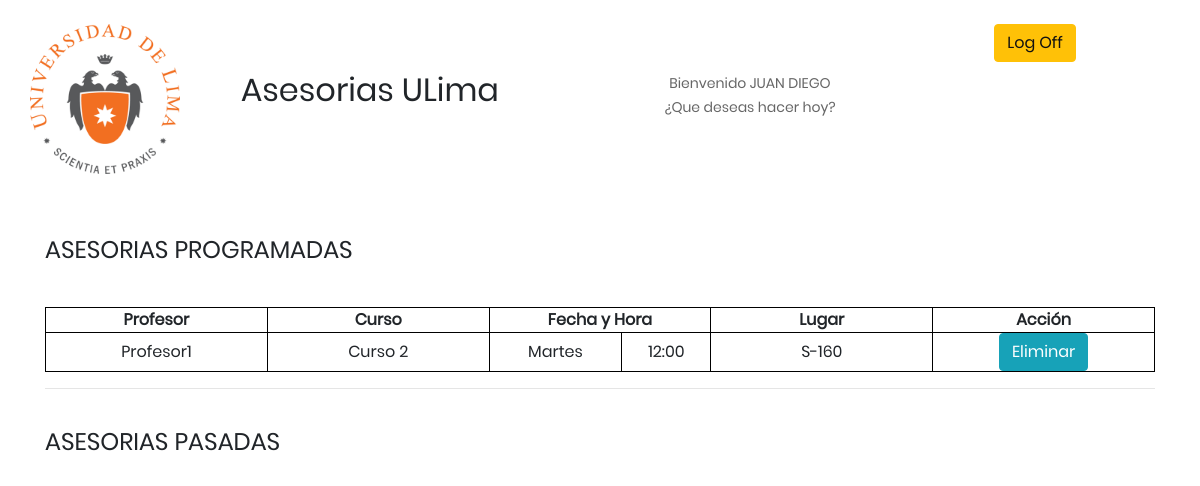
The app's page /alumno/historial/ (signed in) with its own data.
### alumno/models.py (models this page shows, shortened)
class Alumno(models.Model):
    nombre = models.CharField(max_length=60)
    apellido = models.CharField(max_length=50)
    password = models.CharField(max_length=20)
    codigoUlima  = models.CharField(max_length=20, unique=True)
    email  = models.CharField(max_length=30, unique=True)

class Cita(models.Model):
    asesoria = models.ForeignKey(Asesoria, on_delete=models.CASCADE)
    alumno = models.ForeignKey(Alumno, on_delete=models.CASCADE)
    tema = models.CharField(max_length=300)
    class Meta:
        unique_together = ('asesoria', 'alumno',)

### profesor/models.py (models this page shows, shortened)
class Asesoria(models.Model):
    dia_semana = (
        ('Lunes', 'Lunes'),
        ('Martes', 'Martes'),
        ('Miércoles', 'Miércoles'),
        ('Jueves', 'Jueves'),
        ('Viernes', 'Viernes'),
    )
    codProfesor = models.ForeignKey( Profesor, on_delete=models.CASCADE)
    codCurso= models.ForeignKey(Curso, on_delete=models.CASCADE,)
    fechaAsesoria = models.CharField(max_length=12, choices=dia_semana)
    horaInicio = models.TimeField(default="12:00")
    lugar = models.ForeignKey(Salon, on_delete=models.CASCADE)

class Profesor(models.Model):
    state_options = (
        ('Disponible', 'Disponible'),
        ('Ocupado', 'Ocupado'),
        ('Ausente', 'Ausente'),
        ('No disponible', 'No disponible'),
    )
    nombrepProfesor = models.CharField(max_length=60)
    password = models.CharField(max_length=20)
    codigoUlima  = models.CharField(max_length=20, unique=True)
    email  = models.CharField(max_length=30, unique=True)
    state = models.CharField(max_length=20, choices=state_options)

class Curso(models.Model):
    nombreCurso = models.CharField(max_length=50)
    seccion = models.IntegerField()
    codProfesor = models.ForeignKey(Profesor, on_delete=models.CASCADE)

class Salon(models.Model):
    lugar = models.CharField(max_length = 10, unique= True)

### alumno/views.py (the view)
# urls.py: path('historial/', views.historial),
def historial(request):
    user_id = request.session.get('user', None)
    user = Alumno.objects.filter(pk=user_id).first()
    if user != None:
        citas = user.cita_set.all()
        args = {"citas": citas, "usuario": user}
        return render(request, 'alumno/Tony/historial.html', args)
    return redirect('/alumno/login')

### templates/alumno/Tony/historial.html (shortened to what this page needs)
{% extends "alumno/base.html" %}
{%load staticfiles %}
{% block body %}
	<div>
		<br />
	</div>
	<div class="container text-center">
		<div class= "row">
			<div>
				<a href="../home">
					<img margin-left="100" width="150" height="150" src="{% static 'images\logo.jpg' %}" />
				</a>
			</div>
			<div class = "col-sm-4">
				<br />
				<br />
				<h2 align-content: "center">Asesorias ULima</h2>
			</div>
			<div class = "col-sm-4">
				<br /><br />
				<p> Bienvenido {{usuario.nombre| upper}} </p>
				<p> ¿Que deseas hacer hoy? </p>
			</div>
					<div class = "col-sm-2">
						<a href="{% url 'alumno:log_out' %}" class="btn btn-warning">Log Off</a>
					</div>
	  </div>
	</div>
	<br />
	<br />
  <div>
    <div class="container">
      <h4>ASESORIAS PROGRAMADAS</h4>
      <br>
              <table>
								<tr>
									<th>Profesor</th>
									<th>Curso</th>
									<th colspan="2">Fecha y Hora</th>
									<th>Lugar</th>
									<th>Acción</th>
								</tr>
                {% for cita in citas %}
									<tr>
										<td>{{cita.asesoria.codProfesor.nombrepProfesor}}</td>
								    <td>{{cita.asesoria.codCurso.nombreCurso}}</td>
								    <td>{{cita.asesoria.fechaAsesoria}}</td>
										<td>{{cita.asesoria.horaInicio|time:'H:i'}}</td>
								    <td>{{cita.asesoria.lugar.lugar}}</td>
										<td>
											<a href="{% url 'alumno:eliminar_cita' cita.pk %}" class="btn btn-info" >Eliminar</a>
										</td>
								  </tr>
                {% endfor%}
							</table>
            <hr>
			<br>
			<h4>ASESORIAS PASADAS</h4>
		</div>
	</div>
{% endblock %}

### static/css/main.css (style rules this page uses)
* { margin: 0px; padding: 0px; box-sizing: border-box; }
body, html { height: 100%; font-family: Poppins-Regular, sans-serif; }
a { font-family: Poppins-Regular; font-size: 14px; line-height: 1.7; color: #666666; margin: 0px; transition: all 0.4s; -webkit-transition: all 0.4s; -o-transition: all 0.4s; -moz-transition: all 0.4s; }
h1,h2,h3,h4,h5,h6 { margin: 0px; }
p { font-family: Poppins-Regular; font-size: 14px; line-height: 1.7; color: #666666; margin: 0px; }
.container .row div { margin-bottom: 15px !important }
table { width: 100%; margin-top: 20px; }
th { width: 20%; }
table, th, td { border: 1px solid black; text-align: center; }

### records on screen
Alumno: nombre "JUAN DIEGO"
Cita: asesoria.codProfesor.nombrepProfesor "Profesor1", asesoria.codCurso.nombreCurso "Curso 2", asesoria.fechaAsesoria "Martes", asesoria.horaInicio "12:00", asesoria.lugar.lugar "S-160"
